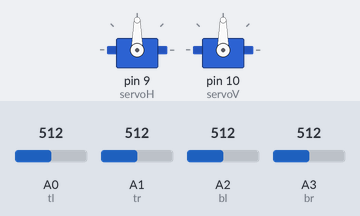
Simulated run of this sketch. Board: Arduino Uno, built with avr-gcc and run on an emulated ATmega328P. Shown: 2 × servo. Inputs (shaded band) come from the test bench; at power-on: A0 (tl) = 512, A1 (tr) = 512, A2 (bl) = 512, A3 (br) = 512.

Above: at 1.2 s.
1.3 s: A0 (tl) set to 552
2.8 s: A0 (tl) set to 577
At 3.27 s:
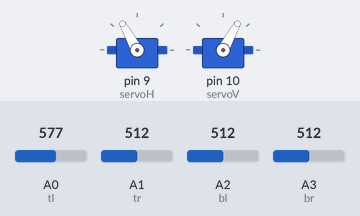
At 5.0 s:
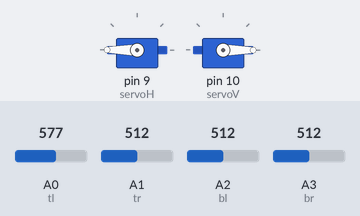
5.8 s: A1 (tr) set to 610
7.3 s: A1 (tr) set to 640
At 10.2 s:
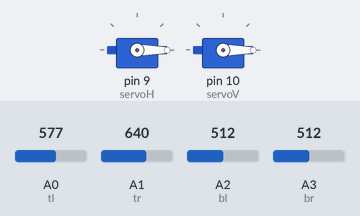
10.3 s: A2 (bl) set to 616
11.8 s: A2 (bl) set to 642
At 12.27 s:
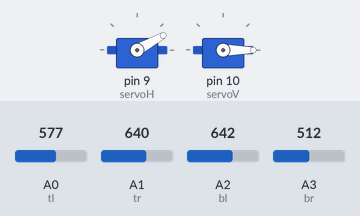
Timing chart, 0 to 15.8 s (numbered marks = the images above; inputs shaded):
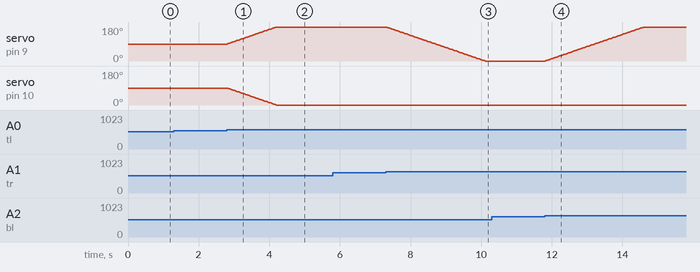

Measured:
- the behaviour switches between 563 and 564 on A0 (tl) (found by bisection; images 0 and 1)
- the behaviour switches between 627 and 628 on A1 (tr) (found by bisection; images 2 and 3)
- the behaviour switches between 626 and 627 on A2 (bl) (found by bisection; images 3 and 4)
- after the input at 1.3 s, every drawn part: stays the same
- after the input at 2.8 s, servo on pin 9 (servoH): moves from 90° to 180° over 1.4 s, starting at once; servo on pin 10 (servoV): moves from 90° to 0° over 1.4 s, starting at once
- after the input at 5.8 s, every drawn part: stays the same
- after the input at 7.3 s, servo on pin 9 (servoH): moves from 180° to 0° over 2.8 s, starting at once
- after the input at 10.3 s, every drawn part: stays the same
- after the input at 11.8 s, servo on pin 9 (servoH): moves from 0° to 180° over 2.8 s, starting at once

The sketch:

source_code2.ino
```cpp
#include <Servo.h>
#define THRESHOLD 25

int tl = A0; //top-left
int tr = A1; //top-right
int bl = A2; //bottom-left
int br = A3; //bottom-right

Servo servoH;
Servo servoV;

int posH = 90;
int posV = 90;

void setup()
{
  servoH.attach(9);
  servoV.attach(10);
}

void loop()
{
  //Analog read
  int tl_val = analogRead(tl);
  int tr_val = analogRead(tr);
  int bl_val = analogRead(bl);
  int br_val = analogRead(br);

  //Averaging out
  int avgTop = (tl_val + tr_val) / 2;
  int avgBottom = (bl_val + br_val) / 2;
  int avgLeft = (tl_val + bl_val) / 2;
  int avgRight = (tr_val + br_val) / 2;

  //Conditional
  if(abs(avgTop - avgBottom) > THRESHOLD)
    (avgTop >avgBottom)?posV--:posV++;
  if(abs(avgLeft - avgRight) > THRESHOLD)
    (avgLeft >avgRight)?posH++:posH--;


  posV = constrain(posV, 0, 180);
  posH = constrain(posH, 0, 180);

  servoV.write(posV);
  servoH.write(posH);

  delay(15);
}
```
